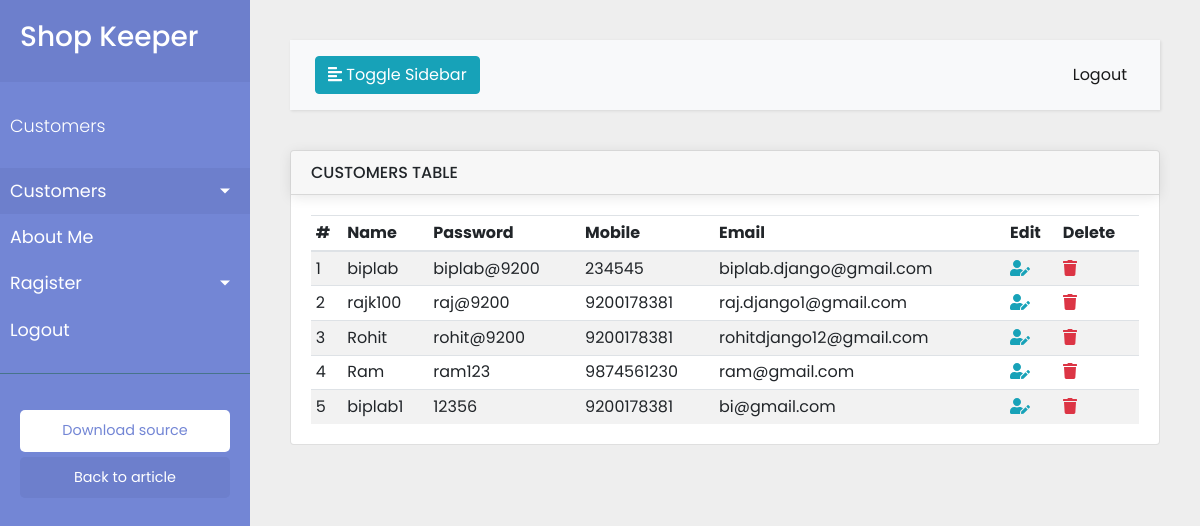
The app's page /customers/ with its own data.
### customer/models.py (models this page shows, shortened)
class Customer(models.Model):
    name = models.CharField(max_length=100,default='username', verbose_name='Customer Name')
    password = models.CharField(max_length=100)
    email = models.EmailField(max_length=200,unique=True)
    mobile = models.CharField(max_length=15)
    status = models.BooleanField(default=False)

### customer/views.py (the view)
# urls.py: path('customers/',cus_views.show_customer, name='all_customers'),
def show_customer(request):
    c = Customer.objects.all()
    t = Register.objects.all()
    context ={
        'c':c,
        't':t,
    }
    return render(request,'customer/customers.html',context)

### customer/templates/customer/customers.html (shortened to what this page needs)
{% extends 'base.html'%}
{% block content %}
<div class="wrapper">
{% include 'navbar.html'%}
    <div id="content">
    {% include 'top-nav.html'%}
        <div class="card">
                  <div class="card-header">
                    <h6 class="text-uppercase mb-0">Customers Table</h6>
                  </div>
                  <div class="card-body">
                    <table class="table table-striped table-sm card-text">
                      <thead>
                        <tr>
                          <th>#</th>
                          <th>Name</th>
                          <th>Password</th>
                          <th>Mobile</th>
                          <th>Email</th>
                          <th>Edit</th>
                          <th>Delete</th>
                        </tr>
                      </thead>
                      <tbody>
                        {% for cus in c%}
                            <tr >
                                <td scope="row">{{forloop.counter}}</td>
                                <td>{{cus.name}}</td>
                                <td>{{cus.password}}</td>
                                <td>{{cus.mobile}}</td>
                                <td>{{cus.email}}</td>
                                <td><a href="{% url 'update_customer' cus.id %}" class="text-info"> <i class="fas fa-user-edit "></i> </a></td>
                                <td><a href="{% url 'delete_customer' cus.id %} " class="text-danger"> <i class="fas fa-trash"></i> </a></td>
                            </tr>
                            {%endfor%}
                      </tbody>
                    </table>
                  </div>
                </div>
        </div>
    </div>
{% endblock%}

### static/css/style2.css (style rules this page uses)
body { font-family: 'Poppins', sans-serif; background: #fafafa; }
a, a:hover, a:focus { color: inherit; text-decoration: none; transition: all 0.3s; }
.wrapper { display: flex; width: 100%; }
#content { width: calc(100% - 250px); padding: 40px; min-height: 100vh; transition: all 0.3s; position: absolute; top: 0; right: 0; }
.card { width:100%; }
.card-header { border-radius: 20px; box-shadow: 0 0.125rem 0.8rem rgba(0, 0, 0, 0.1); }

### static/css/style.css (style rules this page uses)
body { background:#eee; }

### records on screen
Customer: name "biplab", password "biplab@9200", mobile "234545", email "biplab.django@gmail.com"
Customer: name "rajk100", password "raj@9200", mobile "9200178381", email "raj.django1@gmail.com"
Customer: name "Rohit", password "rohit@9200", mobile "9200178381", email "rohitdjango12@gmail.com"
Customer: name "Ram", password "ram123", mobile "9874561230", email "ram@gmail.com"
Customer: name "biplab1", password "12356", mobile "9200178381", email "bi@gmail.com"
